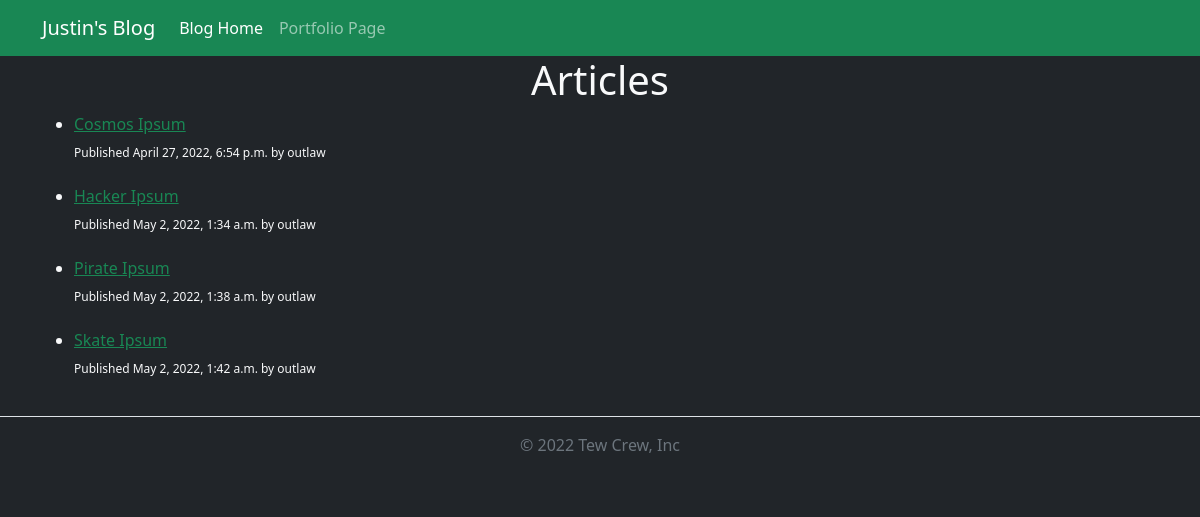
Screenshot of /blog/ with the database file from the repository.
### blog/models.py (models this page shows, shortened)
class Article(models.Model):
    title = models.CharField(max_length=100)
    subtitle = models.CharField(max_length=150)
    content = models.TextField()
    author = models.ForeignKey(User, on_delete=models.CASCADE, related_name='blog_posts')
    publish_date = models.DateTimeField(auto_now_add=True)

### blog/views.py (the view)
# urls.py: path('', ArticleList.as_view(), name='index'),
class ArticleList(ListView):
    template_name = 'blog/article_list.html'
    model = Article
    context_object_name = 'blog_articles'

### templates/blog/article_list.html
{% extends 'blog/base.html' %}
{% load static %}
{% block heading %}
    <h1 class="text-center">Articles</h1>
{% endblock %}
{% block content %}
<div class="container">
    <ul>
    {% for article in blog_articles %}
        <li><a href={% url "article_detail" article.id %} class="link-success">{{ article.title }}</a><br><sub>Published {{ article.publish_date }} by {{ article.author }}</sub></li>
        <br>
    {% endfor %}
    </ul>
</div>
{% endblock %}

### templates/blog/base.html (shortened to what this page needs)
{% load static %}
<!DOCTYPE html>
<html lang="en">
    <head>
        <link href="https://cdn.jsdelivr.net/npm/bootstrap@5.1.3/dist/css/bootstrap.min.css" rel="stylesheet">
    </head>
    <body class="bg-dark text-light">
        <nav class="navbar navbar-expand-md navbar-dark bg-success">
            <div class="container">
            <a class="navbar-brand" href="#">Justin's Blog</a>
            <div class="collapse navbar-collapse" id="navigation">
                <div class="navbar-nav">
                <a class="nav-link active" aria-current="page" href={% url "index" %}>Blog Home</a>
                <a class="nav-link" href="/">Portfolio Page</a>
                </div>
            </div>
            </div>
        </nav>
        {% block heading %}
        {% endblock %}
        {% block content %}{% endblock %}
        <footer class="footer mt-auto py-3 border-top">
            <div class="container">
                <p class="text-center text-muted">© 2022 Tew Crew, Inc</p>
            </div>
        </footer>
        </body>
</html>

### rows the page displays
Article: title "Cosmos Ipsum", publish_date "April 27, 2022, 6:54 p.m.", author "outlaw"
Article: title "Hacker Ipsum", publish_date "May 2, 2022, 1:34 a.m.", author "outlaw"
Article: title "Pirate Ipsum", publish_date "May 2, 2022, 1:38 a.m.", author "outlaw"
Article: title "Skate Ipsum", publish_date "May 2, 2022, 1:42 a.m.", author "outlaw"
